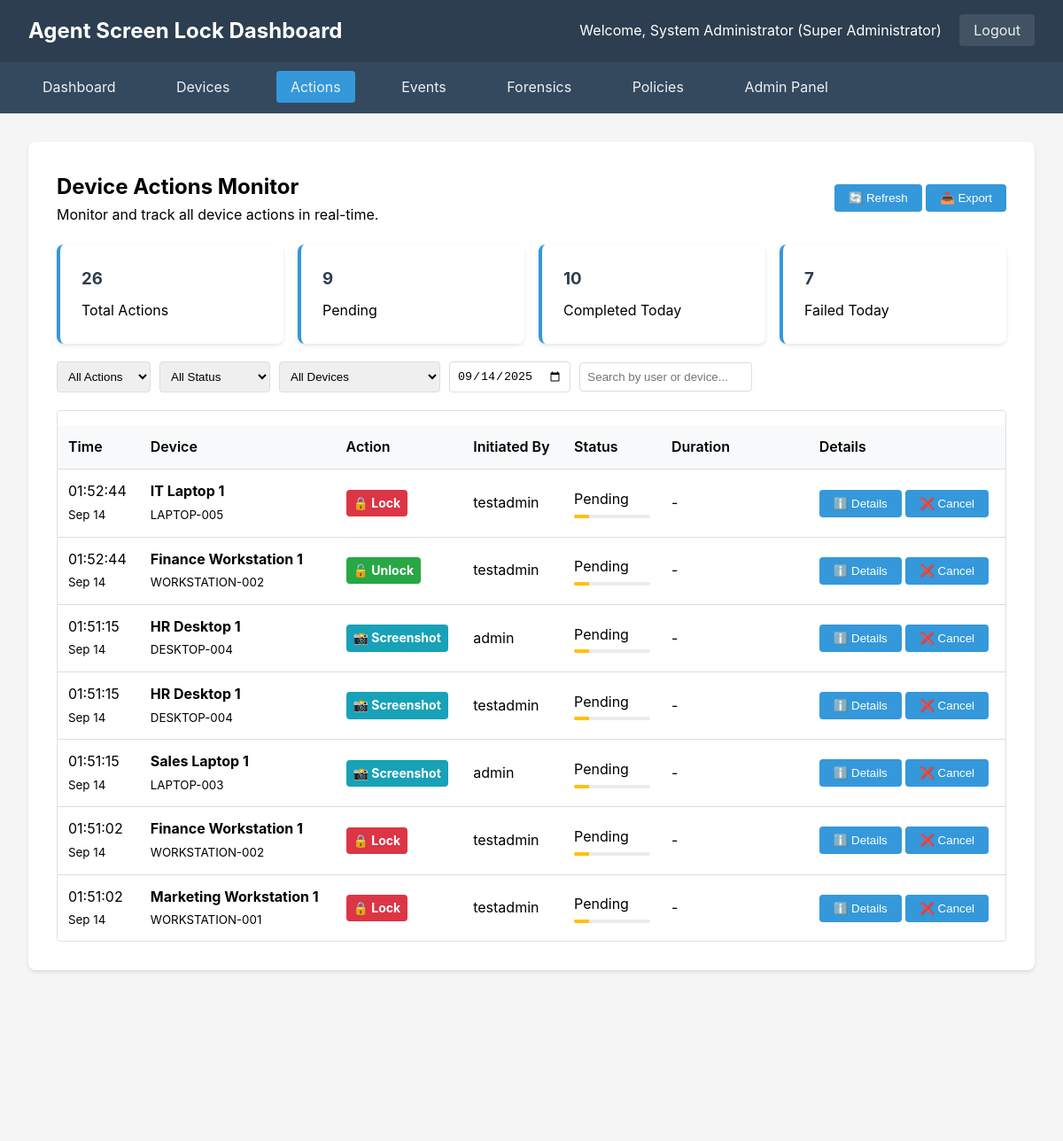
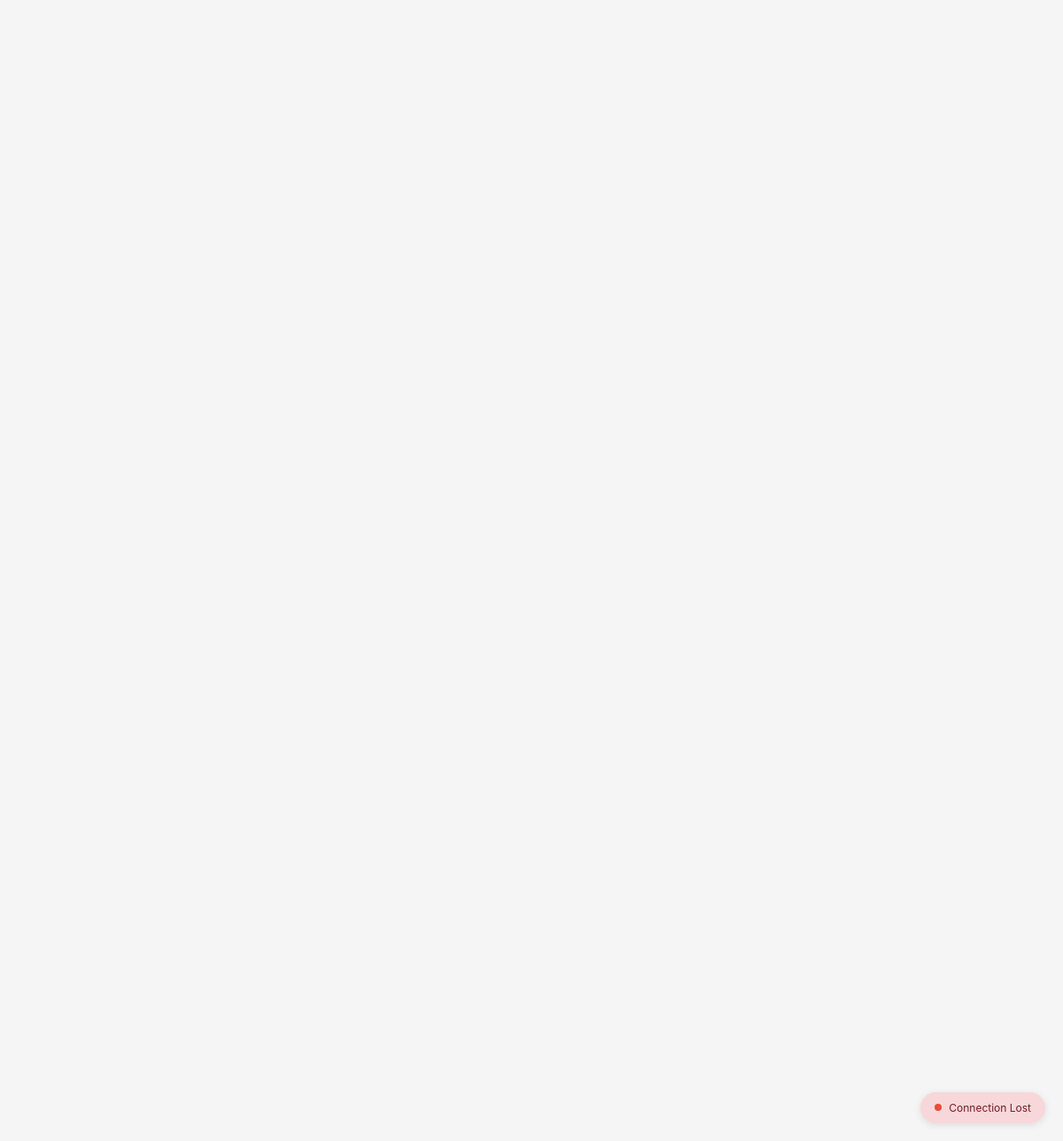
Page /actions/ (signed in) on the committed database (2 pictures, top to bottom).
### authentication/models.py (models this page shows, shortened)
class User(AbstractUser):
    ROLE_CHOICES = [
        ('superadmin', _('Super Administrator')),
        ('security', _('Security Officer')),
        ('it_admin', _('IT Administrator')),
        ('auditor', _('Auditor')),
        ('unlock_user', _('Unlock User')),  # For agent unlock functionality
    ]
    role = models.CharField(
        max_length=20,
        choices=ROLE_CHOICES,
        default='unlock_user',
        help_text=_('User role for access control')
    )
    full_name = models.CharField(
        max_length=255,
        blank=True,
        help_text=_('Full name of the user')
    )
    phone_number = models.CharField(
        max_length=20,
        blank=True,
        help_text=_('Phone number for contact')
    )
    is_agent_user = models.BooleanField(
        default=False,
        help_text=_('Whether this user can be used for agent unlock')
    )
    created_at = models.DateTimeField(auto_now_add=True)
    updated_at = models.DateTimeField(auto_now=True)
    last_activity = models.DateTimeField(null=True, blank=True)
    class Meta:
        db_table = 'users'
        verbose_name = _('User')
        verbose_name_plural = _('Users')

### devices/models.py (models this page shows, shortened)
class DeviceAction(models.Model):
    ACTION_TYPES = [
        ('lock', _('Lock Screen')),
        ('unlock', _('Unlock Screen')),
        ('restart', _('Restart Device')),
        ('screenshot', _('Take Screenshot')),
        ('shutdown', _('Shutdown Device')),
        ('message', _('Send Message')),
        ('policy_update', _('Update Policy')),
    ]
    STATUS_CHOICES = [
        ('pending', _('Pending')),
        ('sent', _('Sent to Device')),
        ('acknowledged', _('Acknowledged')),
        ('completed', _('Completed')),
        ('failed', _('Failed')),
        ('timeout', _('Timeout')),
    ]
    device = models.ForeignKey(
        Device,
        on_delete=models.CASCADE,
        related_name='actions'
    )
    action_type = models.CharField(
        max_length=20,
        choices=ACTION_TYPES
    )
    initiated_by = models.ForeignKey(
        User,
        on_delete=models.SET_NULL,
        null=True,
        blank=True
    )
    status = models.CharField(
        max_length=20,
        choices=STATUS_CHOICES,
        default='pending'
    )
    reason = models.TextField(blank=True)
    metadata = models.JSONField(default=dict, blank=True)
    created_at = models.DateTimeField(auto_now_add=True)
    updated_at = models.DateTimeField(auto_now=True)
    completed_at = models.DateTimeField(null=True, blank=True)
    class Meta:
        db_table = 'device_actions'
        verbose_name = _('Device Action')
        verbose_name_plural = _('Device Actions')
        ordering = ['-created_at']

class Device(models.Model):
    STATUS_CHOICES = [
        ('online', _('Online')),
        ('offline', _('Offline')),
        ('locked', _('Locked')),
        ('unlocked', _('Unlocked')),
        ('error', _('Error')),
    ]
    device_id = models.UUIDField(
        default=uuid.uuid4,
        unique=True,
        editable=False,
        help_text=_('Unique device identifier')
    )
    name = models.CharField(
        max_length=255,
        help_text=_('Device/PC name')
    )
    hostname = models.CharField(
        max_length=255,
        help_text=_('System hostname')
    )
    owner_user = models.ForeignKey(
        User,
        on_delete=models.SET_NULL,
        null=True,
        blank=True,
        related_name='owned_devices',
        help_text=_('Device owner/user')
    )
    ip_address = models.GenericIPAddressField(
        null=True,
        blank=True,
        help_text=_('Current IP address')
    )
    mac_address = models.CharField(
        max_length=17,
        blank=True,
        help_text=_('MAC address')
    )
    os_version = models.CharField(
        max_length=255,
        help_text=_('Operating system version')
    )
    agent_version = models.CharField(
        max_length=50,
        blank=True,
        help_text=_('Agent software version')
    )
    status = models.CharField(
        max_length=20,
        choices=STATUS_CHOICES,
        default='offline',
        help_text=_('Current device status')
    )
    is_locked = models.BooleanField(
        default=False,
        help_text=_('Whether the device is currently locked')
    )
    last_seen = models.DateTimeField(
        null=True,
        blank=True,
        help_text=_('Last heartbeat received')
    )
    registered_at = models.DateTimeField(
        auto_now_add=True,
        help_text=_('Device registration time')
    )
    last_lock_time = models.DateTimeField(
        null=True,
        blank=True,
        help_text=_('Last time device was locked')
    )
    last_unlock_time = models.DateTimeField(
        null=True,
        blank=True,
        help_text=_('Last time device was unlocked')
    )
    hardware_info = models.JSONField(
        default=dict,
        blank=True,
        help_text=_('Hardware information (CPU, RAM, etc.)')
    )
    location = models.CharField(
        max_length=255,
        blank=True,
        help_text=_('Physical location of device')
    )
    department = models.CharField(
        max_length=100,
        blank=True,
        help_text=_('Department or division')
    )
    is_active = models.BooleanField(
        default=True,
        help_text=_('Whether device is active')
    )
    class Meta:
        db_table = 'devices'
        verbose_name = _('Device')
        verbose_name_plural = _('Devices')
        ordering = ['-last_seen', 'name']

### dashboard/views.py (the view, shortened to what this page needs)
# urls.py: path('actions/', views.actions_dashboard, name='actions'),
@login_required
def actions_dashboard(request):
    from datetime import timedelta
    from django.utils import timezone
    from django.core.paginator import Paginator
    from devices.models import DeviceAction
    actions_list = DeviceAction.objects.select_related(
        'device', 'initiated_by'
    ).order_by('-created_at')
    action_type = request.GET.get('action_type')
    if action_type:
        actions_list = actions_list.filter(action_type=action_type)
    status = request.GET.get('status')
    if status:
        actions_list = actions_list.filter(status=status)
    device_id = request.GET.get('device')
    if device_id:
        actions_list = actions_list.filter(device__device_id=device_id)
    date_filter = request.GET.get('date')
    search = request.GET.get('search')
    if search:
        actions_list = actions_list.filter(
            models.Q(device__name__icontains=search) |
            models.Q(device__hostname__icontains=search) |
            models.Q(initiated_by__username__icontains=search)
        )
    paginator = Paginator(actions_list, 50)  # Show 50 actions per page
    page_number = request.GET.get('page')
    actions = paginator.get_page(page_number)
    today = timezone.now().date()
    total_actions = DeviceAction.objects.count()
    pending_actions = DeviceAction.objects.filter(
        status__in=['pending', 'sent', 'acknowledged']
    ).count()
    completed_today = DeviceAction.objects.filter(
        created_at__date=today,
        status='completed'
    ).count()
    failed_today = DeviceAction.objects.filter(
        created_at__date=today,
        status__in=['failed', 'timeout']
    ).count()
    devices = Device.objects.filter(is_active=True).order_by('name')
    context = {
        'actions': actions,
        'devices': devices,
        'total_actions': total_actions,
        'pending_actions': pending_actions,
        'completed_today': completed_today,
        'failed_today': failed_today,
        'today': today.isoformat(),
        'page_title': 'Device Actions Monitor',
    }
    return render(request, 'dashboard/actions.html', context)

### dashboard/templates/dashboard/actions.html (shortened to what this page needs)
{% extends 'dashboard/base.html' %}
{% block content %}
<div class="content-card">
    <div style="display: flex; justify-content: space-between; align-items: center; margin-bottom: 20px;">
        <div>
            <h2>Device Actions Monitor</h2>
            <p>Monitor and track all device actions in real-time.</p>
        </div>
        <div>
            <button class="btn btn-primary" onclick="refreshActions()" id="refreshActionsBtn">
                🔄 Refresh
            </button>
            <button class="btn btn-secondary" onclick="exportActions()">
                📥 Export
            </button>
        </div>
    </div>
    <div class="stats-grid" style="margin-bottom: 20px;">
        <div class="stat-card">
            <h3 id="totalActions">{{ total_actions }}</h3>
            <p>Total Actions</p>
        </div>
        <div class="stat-card">
            <h3 id="pendingActions">{{ pending_actions }}</h3>
            <p>Pending</p>
        </div>
        <div class="stat-card">
            <h3 id="completedActions">{{ completed_today }}</h3>
            <p>Completed Today</p>
        </div>
        <div class="stat-card">
            <h3 id="failedActions">{{ failed_today }}</h3>
            <p>Failed Today</p>
        </div>
    </div>
    <div class="filter-bar" style="margin-bottom: 20px;">
        <select id="actionTypeFilter" onchange="filterActions()">
            <option value="">All Actions</option>
        </select>
        <select id="statusFilter" onchange="filterActions()">
            <option value="">All Status</option>
        </select>
        <select id="deviceFilter" onchange="filterActions()">
            <option value="">All Devices</option>
        </select>
        <input type="date" id="dateFilter" onchange="filterActions()" value="{{ today }}">
        <input type="text" id="searchInput" placeholder="Search by user or device..." onkeyup="filterActions()">
    </div>
    <div class="table-container">
        <table class="table" id="actionsTable">
            <thead>
                <tr>
                    <th>Time</th>
                    <th>Device</th>
                    <th>Action</th>
                    <th>Initiated By</th>
                    <th>Status</th>
                    <th>Duration</th>
                    <th>Details</th>
                </tr>
            </thead>
            <tbody id="actionsTableBody">
                {% for action in actions %}
                <tr data-action-id="{{ action.id }}" class="action-row">
                    <td>
                        <div>{{ action.created_at|date:"H:i:s" }}</div>
                        <small>{{ action.created_at|date:"M d" }}</small>
                    </td>
                    <td>
                        <strong>{{ action.device.name }}</strong>
                        <br><small>{{ action.device.hostname }}</small>
                    </td>
                    <td>
                        <span class="action-type {{ action.action_type }}">
                            {% if action.action_type == 'lock' %}🔒 Lock
                            {% elif action.action_type == 'unlock' %}🔓 Unlock
                            {% elif action.action_type == 'screenshot' %}📸 Screenshot
                            {% elif action.action_type == 'restart' %}🔄 Restart
                            {% else %}{{ action.action_type|title }}{% endif %}
                        </span>
                    </td>
                    <td>
                        {% if action.initiated_by %}
                        {{ action.initiated_by.username }}
                        {% else %}
                        System
                        {% endif %}
                    </td>
                    <td>
                        <span class="action-status {{ action.status }}" id="status-{{ action.id }}">
                            {{ action.get_status_display }}
                        </span>
                        <div class="progress-bar" id="progress-{{ action.id }}">
                            <div class="progress-fill {{ action.status }}"></div>
                        </div>
                    </td>
                    <td>
                        <div id="duration-{{ action.id }}">
                            {% if action.completed_at %}
                            {{ action.completed_at|timesince:action.created_at }}
                            {% else %}
                            <span class="text-muted">-</span>
                            {% endif %}
                        </div>
                    </td>
                    <td>
                        <button class="btn btn-sm btn-info" onclick="showActionDetails({{ action.id }})">
                            ℹ️ Details
                        </button>
                        {% if action.status == 'pending' or action.status == 'sent' %}
                        <button class="btn btn-sm btn-danger" onclick="cancelAction({{ action.id }})">
                            ❌ Cancel
                        </button>
                        {% endif %}
                    </td>
                </tr>
                {% empty %}
                <tr>
                    <td colspan="7">No actions found</td>
                </tr>
                {% endfor %}
            </tbody>
        </table>
    </div>
</div>
{% endblock %}

### dashboard/templates/dashboard/base.html (shortened to what this page needs)
<!DOCTYPE html>
<html lang="en">
<head>
</head>
<body>
    <div class="header">
        <h1>Agent Screen Lock Dashboard</h1>
        <div>
            Welcome, {{ user.full_name|default:user.username }} ({{ user.get_role_display }})
            <a href="{% url 'logout' %}"
                style="margin-left: 1rem; color: #ecf0f1; text-decoration: none; padding: 0.5rem 1rem; background: rgba(255,255,255,0.1); border-radius: 4px;">Logout</a>
        </div>
    </div>
    <nav class="nav">
        <a href="{% url 'dashboard:dashboard' %}" >Dashboard</a>
        <a href="{% url 'dashboard:devices' %}" >Devices</a>
        <a href="{% url 'dashboard:actions' %}" {% if request.resolver_match.url_name == 'actions' %} class="active"
            {%endif %}>Actions</a>
        <a href="{% url 'dashboard:events' %}" {% if request.resolver_match.url_name == 'events' %} class="active" {%endif%}>Events</a>
        <a href="{% url 'dashboard:forensics' %}" >Forensics</a>
        <a href="{% url 'dashboard:policies' %}" >Policies</a>
        {% if user.is_superuser %}
        <a href="/admin/">Admin Panel</a>
        {% endif %}
    </nav>
    <div class="container">
        {% block content %}
        {% endblock %}
    </div>
    <div id="connection-status" class="connection-status connecting">
    </div>
</body>
</html>

### rows in the picture
User: full_name "System Administrator", role "Super Administrator"
DeviceAction: created_at "01:52:44", created_at "Sep 14", device.name "IT Laptop 1", device.hostname "LAPTOP-005", action_type "🔒 Lock", initiated_by.username "testadmin", status "Pending"
DeviceAction: created_at "01:52:44", created_at "Sep 14", device.name "Finance Workstation 1", device.hostname "WORKSTATION-002", action_type "🔓 Unlock", initiated_by.username "testadmin", status "Pending"
DeviceAction: created_at "01:51:15", created_at "Sep 14", device.name "HR Desktop 1", device.hostname "DESKTOP-004", action_type "📸 Screenshot", initiated_by.username "admin", status "Pending"
DeviceAction: created_at "01:51:15", created_at "Sep 14", device.name "HR Desktop 1", device.hostname "DESKTOP-004", action_type "📸 Screenshot", initiated_by.username "testadmin", status "Pending"
DeviceAction: created_at "01:51:15", created_at "Sep 14", device.name "Sales Laptop 1", device.hostname "LAPTOP-003", action_type "📸 Screenshot", initiated_by.username "admin", status "Pending"
DeviceAction: created_at "01:51:02", created_at "Sep 14", device.name "Finance Workstation 1", device.hostname "WORKSTATION-002", action_type "🔒 Lock", initiated_by.username "testadmin", status "Pending"
DeviceAction: created_at "01:51:02", created_at "Sep 14", device.name "Marketing Workstation 1", device.hostname "WORKSTATION-001", action_type "🔒 Lock", initiated_by.username "testadmin", status "Pending"

### other values in the picture
{{ total_actions }} "26"
{{ pending_actions }} "9"
{{ completed_today }} "10"
{{ failed_today }} "7"
